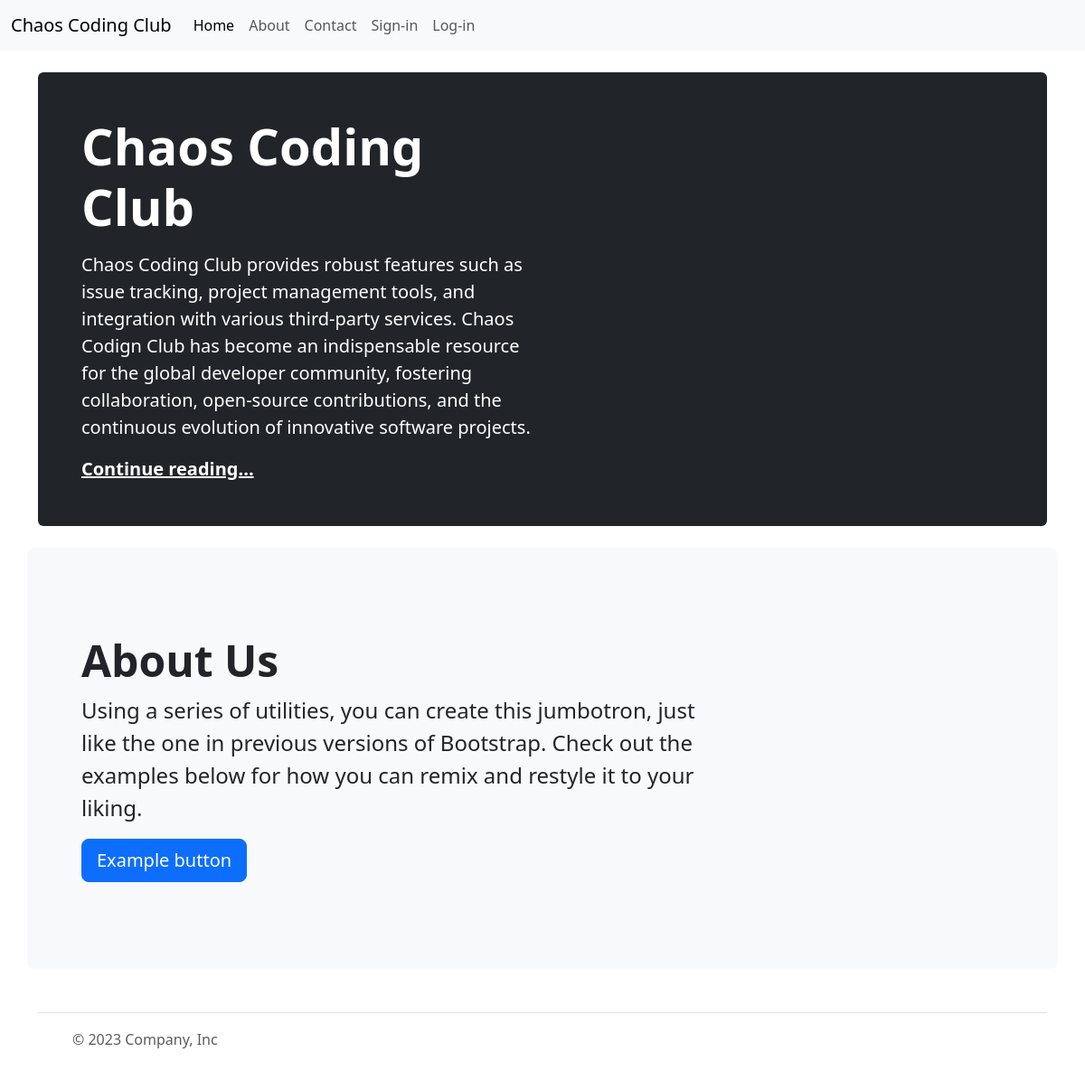
/, run on an earlier commit of the app's database.
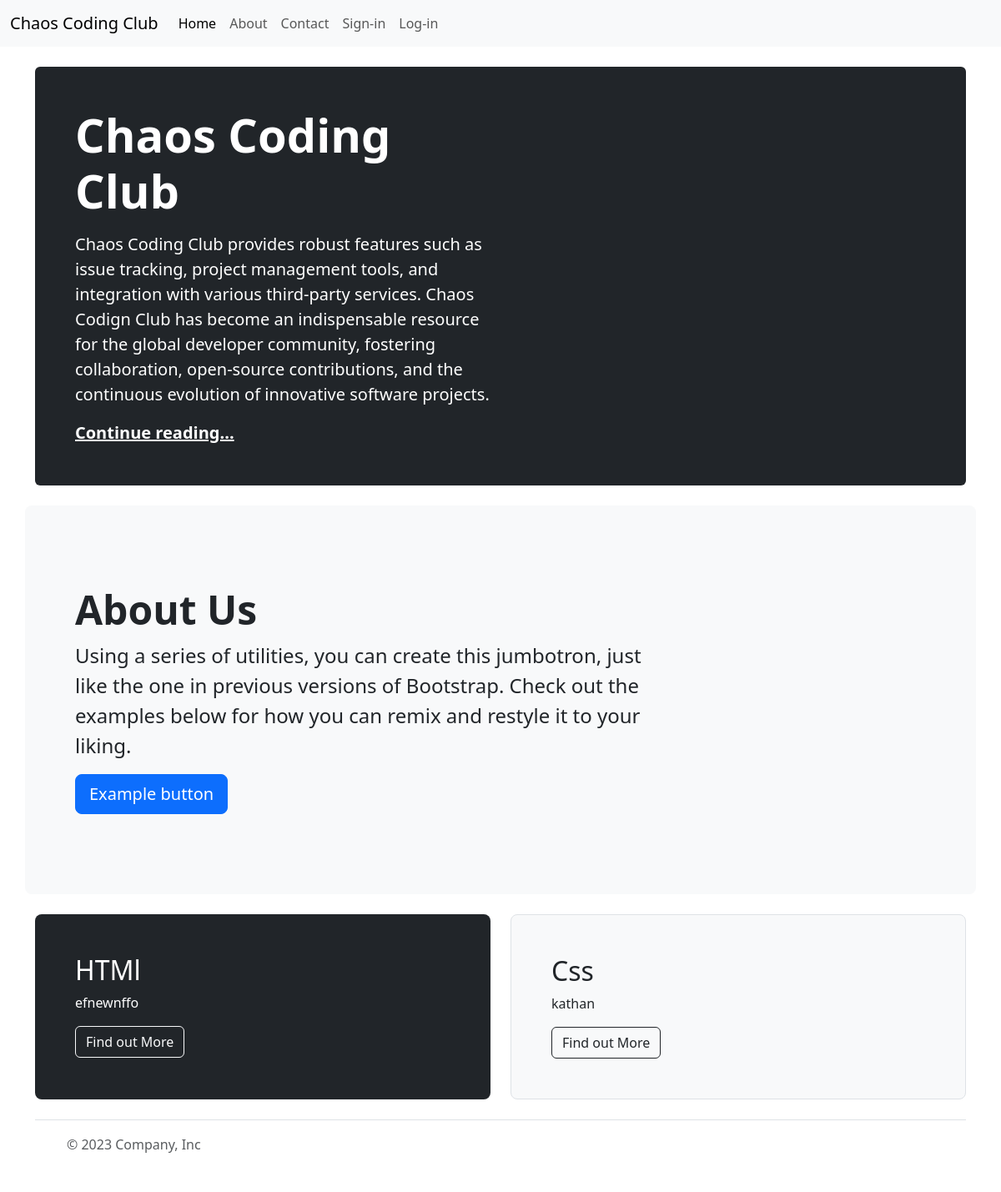
And on a later commit of the database.
### Code/models.py (models this page shows, shortened)
class Black(models.Model):
    sno = models.AutoField(primary_key=True)
    title = models.CharField(max_length=255)
    content = models.CharField(max_length=255)
    slug =  models.CharField(max_length=130)
    timestamp = models.DateTimeField(blank=True)

class White(models.Model):
    sno = models.AutoField(primary_key=True)
    title = models.CharField(max_length=255)
    content = models.CharField(max_length=255)
    slug = models.CharField(max_length=135)
    timestamp = models.DateTimeField(blank=True)

### Code/views.py (the view)
# urls.py: path('', views.index, name="index"),
def index(request):
    allWhites = White.objects.all()
    allBlacks = Black.objects.all()
    context = {'allBlacks': allBlacks, 'allWhites': allWhites}
    return render(request, 'index.html', context)

### Code/templates/index.html (shortened to what the changed rows need)
{% load static %}
<html>
    <head>
        <link href="https://cdn.jsdelivr.net/npm/bootstrap@5.3.2/dist/css/bootstrap.min.css" rel="stylesheet">
  </head>
    </head>
<body>
    <br>
    <main class="container">
        <div class="p-4 p-md-5 mb-4 rounded text-body-emphasis bg-dark">
          <div class="col-lg-6 px-0">
            <h1 class="display-4 fw-bold text-white">Chaos Coding Club</h1>
          </div>
        </div>
    </main>
    <div class="p-5 mb-4 bg-body-tertiary rounded-3 container">
        <div class="container-fluid py-5">
          <h1 class="display-5 fw-bold">About Us</h1>
        </div>
    </div>
<main class="container">
    <div class="row align-items-md-stretch">
        {% for black in allBlacks %}
        <div class="col-md-6">
          <div class="h-100 p-5 text-bg-dark rounded-3">
            <h2>{{black.title}}</h2>
            <p>{{black.content}}</p>
            <a class="btn btn-outline-light" type="submit" href="/">Find out More</a>
          </div>
        </div>
        {% endfor %}
        {% for white in allWhites %}
        <div class="col-md-6">
          <div class="h-100 p-5 bg-body-tertiary border rounded-3">
            <h2>{{white.title}}</h2>
            <p>{{white.content}}</p>
            <a class="btn btn-outline-dark" type="submit" href="/">Find out More</a>
          </div>
        </div>
        {% endfor %}
    </div>
</main>
<br>
</body>
</html>

What changed in the data, as far as the page shows it:
added Black: title "HTMl", content "efnewnffo"
added White: title "Css", content "kathan"
